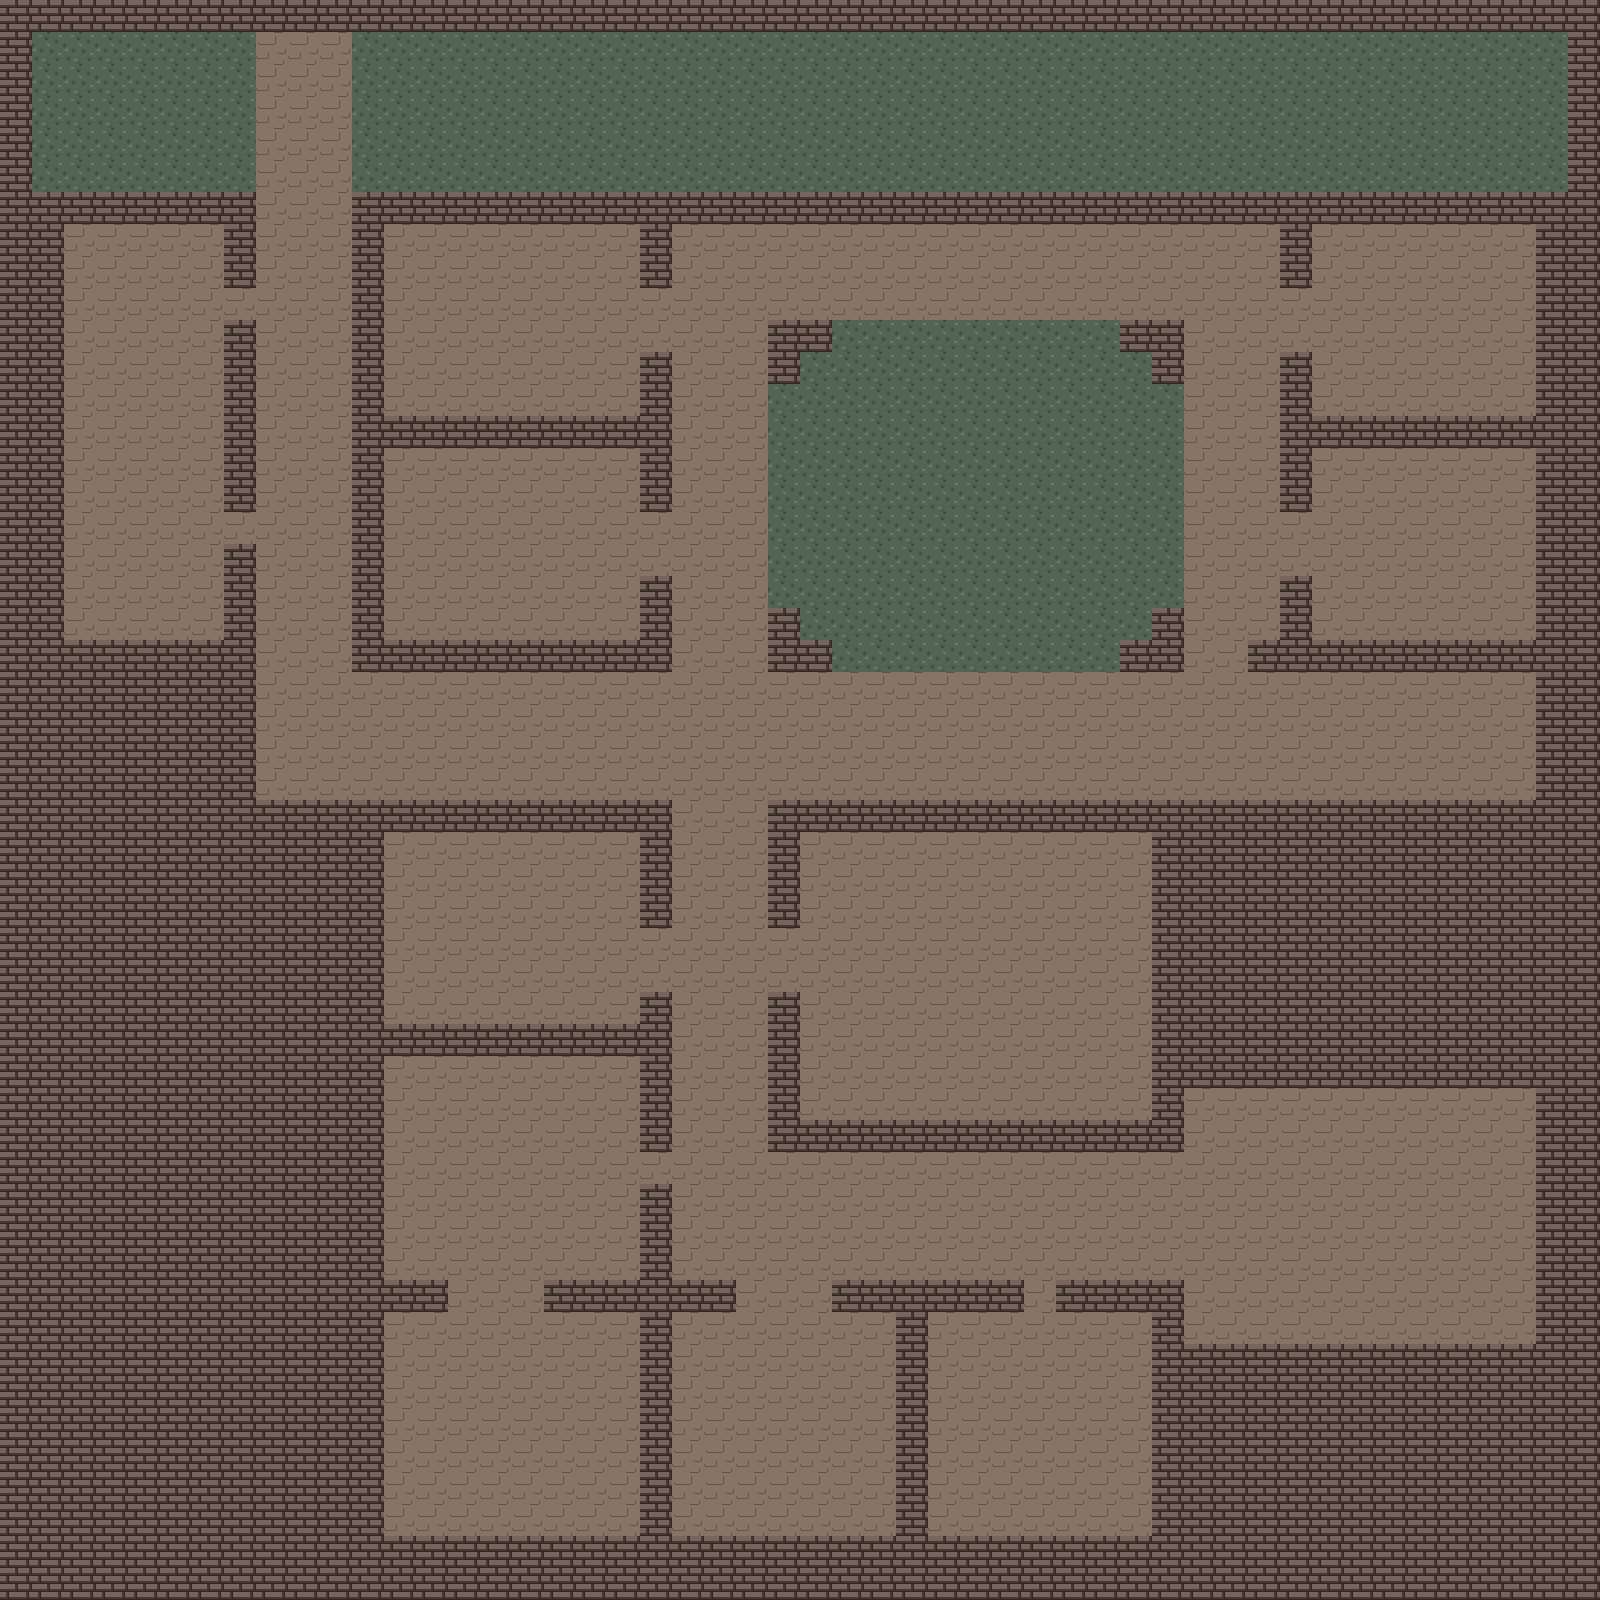

Tiled map render using the project's own tile images. Description and the map definition, with tile-layer contents summarised, below:
An orthogonal 50x50 tile map with 32x32 px tiles, 1 tile layer (map), 2 tilesets and 18 objects (Dragon, Zone).

<map version="1.0" orientation="orthogonal" width="50" height="50" tilewidth="32" tileheight="32">
 <tileset firstgid="1" name="Tiles" tilewidth="32" tileheight="32">
  <image source="tiles.png" width="96" height="32" />
  <tile id="0">
   <properties>
    <property name="solid" value="false" />
   </properties>
  </tile>
  <tile id="1">
   <properties>
    <property name="solid" value="false" />
   </properties>
  </tile>
 </tileset>
 <tileset firstgid="4" name="Objects" tilewidth="32" tileheight="32">
  <image source="mapobjects.png" width="64" height="32" />
  <tile id="0">
   <properties>
    <property name="_the" value="hero" />
    <property name="name" value="Hero" />
   </properties>
  </tile>
  <tile id="1">
   <properties>
    <property name="name" value="Chest" />
   </properties>
  </tile>
 </tileset>
 <layer name="map" width="50" height="50">
  <data>[2500 cells, 2500 non-empty, 3 distinct tile ids]</data>
 </layer>
 <objectgroup name="objects" width="50" height="50">
  <object name="Dragon" x="1344" y="1184" width="64" height="64">
   <properties>
    <property name="_the" value="dragon" />
   </properties>
  </object>
  <object gid="4" x="288" y="128">
   <properties>
    <property name="_the" value="player" />
   </properties>
  </object>
  <object gid="5" x="512" y="320" />
  <object gid="5" x="512" y="576" />
  <object gid="5" x="128" y="416" />
  <object gid="5" x="1408" y="320" />
  <object gid="5" x="1408" y="576" />
  <object gid="5" x="480" y="960" />
  <object gid="5" x="416" y="1472" />
  <object gid="5" x="480" y="1472" />
  <object gid="5" x="544" y="1472" />
  <object gid="5" x="768" y="1472" />
  <object gid="5" x="1024" y="1472" />
  <object gid="5" x="928" y="928" />
  <object gid="5" x="1024" y="928" />
  <object gid="5" x="1024" y="1056" />
  <object gid="5" x="928" y="1056" />
 </objectgroup>
 <objectgroup name="zones" width="50" height="50">
  <object name="Zone" x="256" y="192" width="96" height="96">
   <properties>
    <property name="onEnter" value="getSword" />
   </properties>
  </object>
 </objectgroup>
</map>